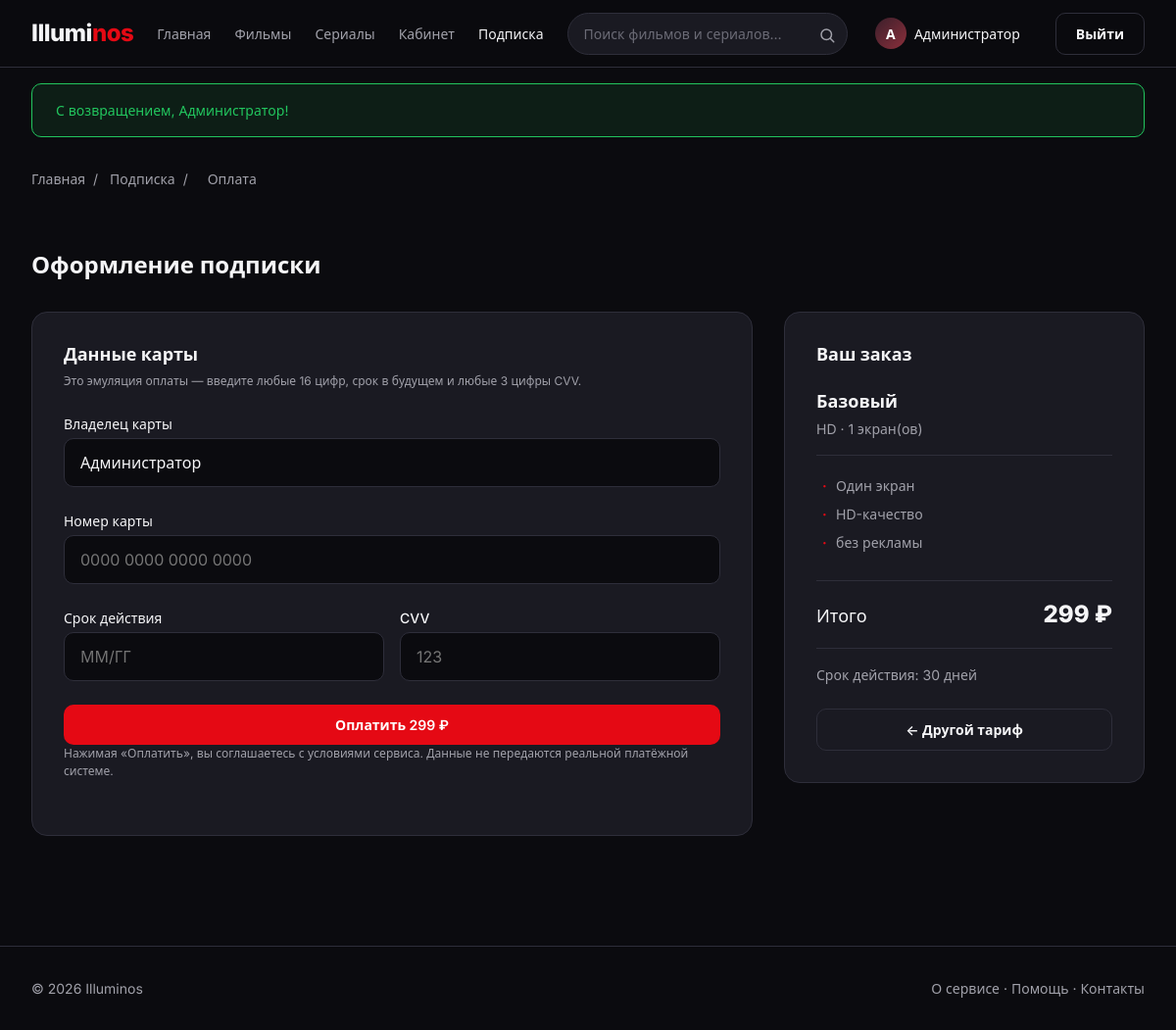
The app's page /checkout.php?plan_id=1 (signed in) with its own data.
### tables this page shows
CREATE TABLE `users` (
  `id` int UNSIGNED NOT NULL,
  `name` varchar(100) NOT NULL,
  `email` varchar(255) NOT NULL,
  `password_hash` varchar(255) NOT NULL,
  `role` enum('user','subscriber','admin') NOT NULL DEFAULT 'user',
  `created_at` timestamp NOT NULL DEFAULT CURRENT_TIMESTAMP
);

CREATE TABLE `plans` (
  `id` int UNSIGNED NOT NULL,
  `name` varchar(50) NOT NULL,
  `price` decimal(10,2) NOT NULL,
  `duration_days` smallint UNSIGNED NOT NULL DEFAULT '30',
  `screens` tinyint UNSIGNED NOT NULL DEFAULT '1',
  `quality` varchar(20) NOT NULL DEFAULT 'HD',
  `features` text,
  `is_active` tinyint(1) NOT NULL DEFAULT '1'
);

### includes/helpers.php (called while the page is built, shortened)
<?php
function e(?string $s): string
{
    return htmlspecialchars((string)$s, ENT_QUOTES | ENT_HTML5, 'UTF-8');
}
function fetchAll(mysqli $conn, string $sql, array $params = [], string $types = ''): array
{
    $stmt = $conn->prepare($sql);
    if ($params) $stmt->bind_param($types, ...$params);
    $stmt->execute();
    $res  = $stmt->get_result();
    $rows = $res ? $res->fetch_all(MYSQLI_ASSOC) : [];
    return $rows;
}
function fetchOne(mysqli $conn, string $sql, array $params = [], string $types = ''): ?array
{
    $rows = fetchAll($conn, $sql, $params, $types);
    return $rows[0] ?? null;
}
function initials(string $name): string
{
    $parts = preg_split('/\s+/u', trim($name)) ?: [];
    $out = '';
    foreach (array_slice($parts, 0, 2) as $p) {
        $out .= mb_strtoupper(mb_substr($p, 0, 1, 'UTF-8'), 'UTF-8');
    }
    return $out !== '' ? $out : '?';
}
function getPlanById(mysqli $conn, int $id): ?array
{
    return fetchOne($conn,
        'SELECT * FROM plans WHERE id = ? LIMIT 1',
        [$id], 'i');
}

### includes/auth.php (called while the page is built, shortened)
<?php
function current_user(mysqli $conn): ?array
{
    $stmt = $conn->prepare(
        'SELECT id, name, email, role, created_at FROM users WHERE id = ? LIMIT 1'
    );
    $stmt->bind_param('i', $_SESSION['user_id']);
    $stmt->execute();
    $res  = $stmt->get_result();
    $user = $res ? $res->fetch_assoc() : null;
    return $user ?: null;
}

### includes/session.php (called while the page is built, shortened)
<?php
function flash_get(string $type): ?string
{
    $key = 'flash_' . $type;
    if (!empty($_SESSION[$key])) {
        $msg = (string)$_SESSION[$key];
        return $msg;
    }
    return null;
}

### checkout.php (the view, shortened to what this page needs)
<?php
require_once __DIR__ . '/config/db.php';
require_once __DIR__ . '/includes/session.php';
require_once __DIR__ . '/includes/helpers.php';
require_once __DIR__ . '/includes/auth.php';
$currentUser = current_user($conn);
$planId = (int)($_GET['plan_id'] ?? $_POST['plan_id'] ?? 0);
$plan   = $planId > 0 ? getPlanById($conn, $planId) : null;
    ?>
    <?php
$errors = [];
$cardHolder = $currentUser['name'];
$cardNumber = '';
$cardExpiry = '';
$activePage      = 'subscription';
require __DIR__ . '/includes/header.php';
?>
<main>
  <div class="container breadcrumbs" aria-label="Навигационная цепочка">
    <a href="index.php">Главная</a><span>/</span>
    <a href="subscription.php">Подписка</a><span>/</span>
    <span aria-current="page">Оплата</span>
  </div>
  <section class="section container">
    <h1 class="section-title">Оформление подписки</h1>
    <div class="checkout-layout">
      <form method="post" action="checkout.php" class="checkout-form" novalidate>
        <h2 class="checkout-form__title">Данные карты</h2>
        <p class="checkout-form__note">
          Это эмуляция оплаты — введите любые 16 цифр, срок в будущем и любые 3 цифры CVV.
        </p>
        <div class="form-group">
          <label class="form-label" for="co-holder">Владелец карты</label>
          <input class="form-input <?= isset($errors['card_holder']) ? 'form-input--error' : '' ?>"
                 id="co-holder" type="text" name="card_holder"
                 value="<?= e($cardHolder) ?>" required maxlength="100"
                 autocomplete="cc-name">
        </div>
        <div class="form-group">
          <label class="form-label" for="co-number">Номер карты</label>
          <input class="form-input <?= isset($errors['card_number']) ? 'form-input--error' : '' ?>"
                 id="co-number" type="text" name="card_number"
                 value="<?= e($cardNumber) ?>"
                 placeholder="0000 0000 0000 0000"
                 required inputmode="numeric" maxlength="19"
                 autocomplete="cc-number">
        </div>
        <div class="checkout-form__row">
          <div class="form-group">
            <label class="form-label" for="co-expiry">Срок действия</label>
            <input class="form-input <?= isset($errors['card_expiry']) ? 'form-input--error' : '' ?>"
                   id="co-expiry" type="text" name="card_expiry"
                   value="<?= e($cardExpiry) ?>"
                   placeholder="ММ/ГГ"
                   required maxlength="5"
                   autocomplete="cc-exp">
          </div>
          <div class="form-group">
            <label class="form-label" for="co-cvv">CVV</label>
            <input class="form-input <?= isset($errors['card_cvv']) ? 'form-input--error' : '' ?>"
                   id="co-cvv" type="password" name="card_cvv"
                   placeholder="123"
                   required inputmode="numeric" maxlength="3"
                   autocomplete="cc-csc">
          </div>
        </div>
        <button type="submit" class="btn btn--accent btn--block">
          Оплатить <?= number_format((float)$plan['price'], 0, '.', ' ') ?> ₽
        </button>
        <p class="checkout-form__note">
          Нажимая «Оплатить», вы соглашаетесь с условиями сервиса. Данные не передаются реальной платёжной системе.
        </p>
      </form>
      <aside class="checkout-summary">
        <h2 class="checkout-summary__title">Ваш заказ</h2>
        <div class="checkout-summary__plan">
          <p class="checkout-summary__plan-name"><?= e($plan['name']) ?></p>
          <p class="checkout-summary__plan-meta">
            <?= e($plan['quality']) ?> · <?= (int)$plan['screens'] ?> экран(ов)
          </p>
        </div>
        <ul class="checkout-summary__features">
          <?php
            $features = array_filter(array_map('trim', explode(',', (string)$plan['features'])));
            foreach ($features as $feature):
          ?>
            <li><?= e($feature) ?></li>
          <?php endforeach; ?>
        </ul>
        <div class="checkout-summary__total">
          <span>Итого</span>
          <strong><?= number_format((float)$plan['price'], 0, '.', ' ') ?> ₽</strong>
        </div>
        <p class="checkout-summary__duration">
          Срок действия: <?= (int)$plan['duration_days'] ?> дней
        </p>
        <a href="subscription.php" class="btn btn--ghost btn--block">← Другой тариф</a>
      </aside>
    </div>
  </section>
</main>
<?php require __DIR__ . '/includes/footer.php'; ?>

### includes/header.php (shortened to what this page needs)
<?php
$headerQuery = isset($_GET['q']) ? (string)$_GET['q'] : '';
?>
<!DOCTYPE html>
<html lang="ru">
<head>
  <link href="https://cdn.jsdelivr.net/npm/bootstrap@5.3.2/dist/css/bootstrap.min.css" rel="stylesheet">
  <link rel="stylesheet" href="assets/css/palette.css">
  <link rel="stylesheet" href="assets/css/style.css">
</head>
<body>
<header class="site-header">
  <div class="container site-header__inner">
    <a href="index.php" class="logo">Illumi<span>nos</span></a>
    <nav class="main-nav" aria-label="Основная навигация">
      <a href="index.php" class="main-nav__link <?= ($activePage ?? '') === 'home'   ? 'is-active' : '' ?>">Главная</a>
      <a href="movies.php" class="main-nav__link <?= ($activePage ?? '') === 'movies' ? 'is-active' : '' ?>">Фильмы</a>
      <a href="series.php" class="main-nav__link <?= ($activePage ?? '') === 'series' ? 'is-active' : '' ?>">Сериалы</a>
      <?php if (!empty($currentUser)): ?>
        <a href="cabinet.php" class="main-nav__link <?= ($activePage ?? '') === 'cabinet' ? 'is-active' : '' ?>">Кабинет</a>
      <?php endif; ?>
      <a href="subscription.php" class="main-nav__link <?= ($activePage ?? '') === 'subscription' ? 'is-active' : '' ?>">Подписка</a>
    </nav>
    <form class="header-search" role="search" aria-label="Поиск"
          action="search.php" method="get">
      <input id="header-search" type="search" name="q"
             class="header-search__input"
             value="<?= e($headerQuery) ?>"
             placeholder="Поиск фильмов и сериалов…"
             autocomplete="off">
      <button type="submit" class="header-search__btn" aria-label="Искать">
        <svg width="18" height="18" viewBox="0 0 24 24" fill="none" stroke="currentColor" stroke-width="2" stroke-linecap="round">
          <circle cx="11" cy="11" r="7"/><path d="m21 21-4.3-4.3"/>
        </svg>
      </button>
    </form>
    <?php if (!empty($currentUser)): ?>
      <a href="cabinet.php" class="user-badge" title="Личный кабинет">
        <span class="user-badge__avatar"><?= e(initials($currentUser['name'])) ?></span>
        <span class="user-badge__name"><?= e($currentUser['name']) ?></span>
      </a>
      <a href="logout.php" class="btn btn--ghost header-login">Выйти</a>
    <?php else: ?>
      <a href="login.php" class="btn btn--accent header-login">Войти</a>
    <?php endif; ?>
  </div>
</header>
<?php
$flashSuccess = function_exists('flash_get') ? flash_get('success') : null;
$flashError   = function_exists('flash_get') ? flash_get('error')   : null;
if ($flashSuccess || $flashError):
?>
<div class="container">
  <div class="flash-area">
    <?php if ($flashSuccess): ?>
      <div class="flash flash--success"><?= e($flashSuccess) ?></div>
    <?php endif; ?>
  </div>
</div>
<?php endif; ?>

### assets/css/palette.css (style rules this page uses)
:root { --color-bg: #0B0B0F; --color-surface: #1A1A22; --color-surface-2: #23232D; --color-border: #2E2E3A; --color-text: #F5F5F7; --color-text-muted: #A1A1AA; --color-text-dim: #6B6B76; --color-accent: #E50914; --color-accent-hover: #F6121D; --color-gold: #F5C518; --color-success: #22C55E; --color-error: #EF4444; --font-main: "Inter", "Manrope", system-ui, -apple-system, "Segoe UI", sans-serif; --fs-xs: 0.75rem; --fs-sm: 0.875rem; --fs-base: 1rem; --fs-lg: 1.125rem; --fs-xl: 1.5rem; --fs-2xl: 2rem; --fs-3xl: 2.5rem; --fs-4xl: 3rem; --lh-tight: 1.2; --lh-base: 1.5; --space-xs: 4px; --space-sm: 8px; --space-md: 16px; --space-lg: 24px; --space-xl: 32px; --space-2xl: 48px; --space-3xl: 64px; --radius-sm: 6px; --radius-md: 10px; --radius-lg: 16px; --radius-pill: 999px; --container-max: 1440px; --container-pad: 24px; --shadow-card: 0 8px 24px rgba(0, 0, 0, 0.35); --transition: 0.2s ease; }

### records on screen
users: name "А", name "Администратор", card_holder "Администратор"
plans: price "299", name "Базовый", quality "HD", screens "1", features "Один экран", features "HD-качество", features "без рекламы", duration_days "30"

### other values on screen
$flashSuccess "С возвращением, Администратор!"
